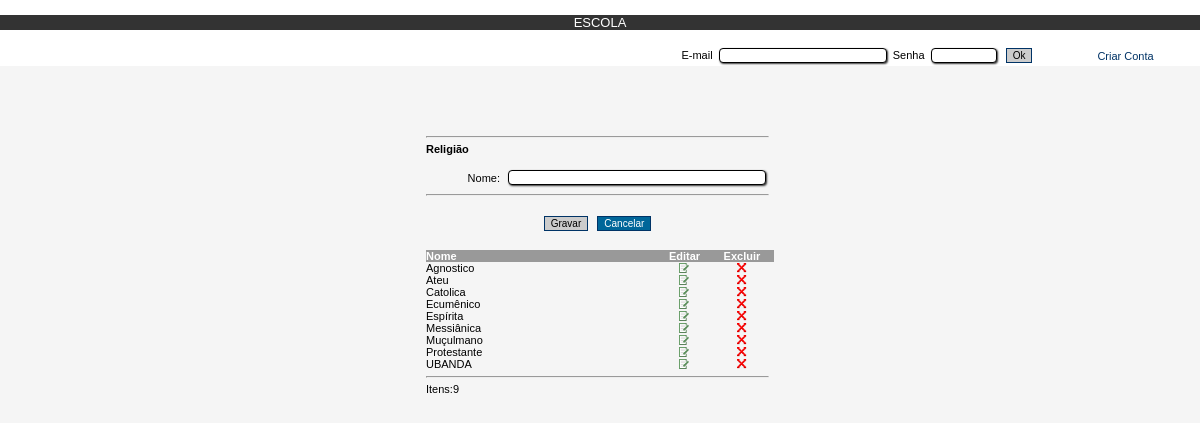
/religiao.php (signed in), run on the app's committed database.
### tables this page shows
CREATE TABLE `religioes` (
  `id_religiao` int(11) NOT NULL AUTO_INCREMENT,
  `nm_religiao` varchar(50) NOT NULL,
  `id_usuario` int(11) NOT NULL,
  PRIMARY KEY (`id_religiao`),
  KEY `id_usuario` (`id_usuario`)
);

### religiao.php (the view, shortened to what this page needs)
<?php
 include "cabecalho/cabecalho.php";
	$nm_religiao = @$_SESSION['nm_religiao'];
 $login_centro = @$_SESSION['login_centro'];
 if ($login_centro){
?>
<html>
<head>
</head>
<link rel="stylesheet" href="css/filadelfia.css" type="text/css">
<body bgcolor="#F5F5F5" onLoad="javascript:caixas()">
<form name="formulario" id="formulario" method="post" action="aluno_controller.php" enctype="multipart/form-data" >
  <table width="29%" border="0" cellspacing="0" cellpadding="0" align="center">
    <tr>
      <td colspan="2" class="labelCentro">&nbsp;</td>
    </tr>
    <tr>
      <td colspan="2" class="labelCentro">&nbsp;</td>
    </tr>
    <tr>
      <td colspan="2" class="labelCentro">&nbsp;</td>
    </tr>
    <tr>
      <td colspan="2" class="labelCentro">&nbsp;</td>
    </tr>
    <tr>
      <td colspan="2" class="labelCentro"><hr></td>
    </tr>
    <tr>
      <td colspan="2" class="labelEsquerda"><strong>Religi&atilde;o</strong></td>
    </tr>
    <tr>
      <td colspan="2" class="labelEsquerda">&nbsp;</td>
    </tr>
    <tr>
      <td width="28%" class="labelDireita">Nome:</td>
      <td class="labelEsquerda"><input type="text" name="nm_religiao" id="nm_religiao" value="<?php echo $nm_religiao;?>" size="40" maxlength="30">
      </td>
    </tr>
    <tr>
      <td colspan="2" class="labelEsquerda"><hr></td>
    </tr>
    <tr>
      <td colspan="2" class="labelEsquerda">&nbsp;</td>
    </tr>
    <tr>
      <td colspan="6" class="labelCentro"><input name="inserirReligiao" type="submit" value="Gravar" />
        <input name="volta" type="button" id="volta" value="Cancelar" onClick="javascript:executar('cancela_controller.php?cancelarOperacao=cancelarOperacao')" />
      </td>
    </tr>
  </table>
</form>
<table width="29%" border="0" cellspacing="0" cellpadding="0" align="center">
  <tr bgcolor="#999999">
    <td width="67%" class="labelEsquerda"><font color="#FFFFFF"><strong>Nome</strong>&nbsp;</font></td>
     <td width="16%" class="labelCentro"><font color="#FFFFFF"><strong>Editar</strong></font></td>
    <td width="17%" class="labelCentro"><strong><font color="#FFFFFF">Excluir</font></strong></td>
  </tr>
  <?php
	 $sql = mysql_query("SELECT * FROM religioes ORDER BY nm_religiao ");
    $row = mysql_num_rows($sql);
	for ( $i=0; $i < $row; $i++ ){
	$id_religiao = mysql_result($sql, $i, "id_religiao");
 	$nm_religiao = mysql_result($sql, $i, "nm_religiao");
	 ?>
  <tr onMouseOver="move_i(this)" onMouseOut="move_o(this)" title="">
     <td class="labelEsquerda"><?php echo $nm_religiao;?></td>
     <td class="labelCentro"><a href="aluno_controller.php?abrirReligiaoEdit=abrirReligiaoEdit&id_religiao=<?php echo $id_religiao;?>&opcao=1"><img src="img/insert.gif" width="10" height="10"></a></td>
    <td class="labelCentro"><a href="javascript:del('aluno_controller.php?excluirReligiao=excluirReligiao&id_religiao=<?php echo $id_religiao;?>&opcao=1')"><img src="img/excluir2.gif" width="10" height="10"></a></td>
  </tr>
  <?php }?>
  <tr>
    <td colspan="8" class="labelEsquerda"><hr></td>
  </tr>
  <tr>
    <td colspan="8" class="labelEsquerda">Itens:<?php echo $i;?></td>
  </tr>
</table>
</body>
<?php
} else {
 include "rodape/rodape.php";
 }
 ?>
</html>

### css/textos.css (style rules this page uses)
input[type=text] { border-radius:4px; -moz-border-radius:4px; -webkit-border-radius:4px; box-shadow: 1px 1px 2px #333333; -moz-box-shadow: 1px 1px 2px #333333; -webkit-box-shadow: 1px 1px 2px #333333; background: #ffffff; border:1px solid #000000 }
input[type=submit] { background:#cccccc; color:#000000; }
input[type=button] { background:#006699; color:#ffffff; }

### css/estilo.css (style rules this page uses)
body { margin-left: 0px; margin-top: 0px; margin-right: 0px; margin-bottom: 0px; SCROLLBAR-FACE-COLOR: #ffffff; SCROLLBAR-HIGHLIGHT-COLOR: #BDD5E7; SCROLLBAR-SHADOW-COLOR: #ffffff; SCROLLBAR-3DLIGHT-COLOR: #ffffff; SCROLLBAR-ARROW-COLOR: #335ec1; }
input { font-family: Arial, Helvetica, sans-serif; font-size: 10px; color: #000000; border: 1px solid #003366; margin: 3px; }
A:link { color: #000000; text-decoration: none; }

### css/filadelfia.css (style rules this page uses)
a:link { color: #003366; }
.labelEsquerda { text-align: left; padding-right: 5px; font-family: Arial, Helvetica, sans-serif; font-size: 11px; color: #000000; }
.labelDireita { text-align: right; padding-right: 5px; font-family: Arial, Helvetica, sans-serif; font-size: 11px; color: #000000; }
.labelCentro { text-align: center; padding-right: 5px; font-family: Arial, Helvetica, sans-serif; font-size: 11px; color: #000000; }

### data on the page
religioes: nm_religiao "Agnostico"
religioes: nm_religiao "Ateu"
religioes: nm_religiao "Catolica"
religioes: nm_religiao "Ecumênico"
religioes: nm_religiao "Espírita"
religioes: nm_religiao "Messiânica"
religioes: nm_religiao "Muçulmano"
religioes: nm_religiao "Protestante"
religioes: nm_religiao "UBANDA"

### other printed values
$i "9"
